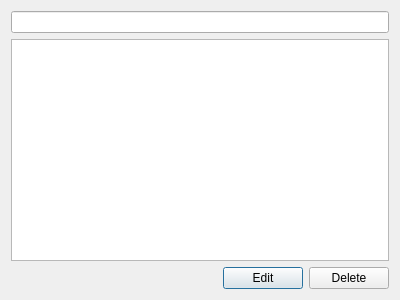
<?xml version="1.0" encoding="UTF-8"?>
<ui version="4.0">
 <class>TeamDisplay</class>
 <widget class="QDialog" name="TeamDisplay">
  <property name="geometry">
   <rect>
    <x>0</x>
    <y>0</y>
    <width>400</width>
    <height>300</height>
   </rect>
  </property>
  <property name="windowTitle">
   <string>Dialog</string>
  </property>
  <layout class="QVBoxLayout" name="verticalLayout">
   <item>
    <widget class="QLineEdit" name="lineEdit"/>
   </item>
   <item>
    <widget class="QTextEdit" name="textEdit"/>
   </item>
   <item>
    <layout class="QHBoxLayout" name="horizontalLayout">
     <item>
      <spacer name="horizontalSpacer">
       <property name="orientation">
        <enum>Qt::Horizontal</enum>
       </property>
       <property name="sizeHint" stdset="0">
        <size>
         <width>40</width>
         <height>20</height>
        </size>
       </property>
      </spacer>
     </item>
     <item>
      <widget class="QPushButton" name="editButton">
       <property name="text">
        <string>Edit</string>
       </property>
      </widget>
     </item>
     <item>
      <widget class="QPushButton" name="deleteButton">
       <property name="text">
        <string>Delete</string>
       </property>
      </widget>
     </item>
    </layout>
   </item>
  </layout>
 </widget>
 <resources/>
 <connections/>
</ui>
